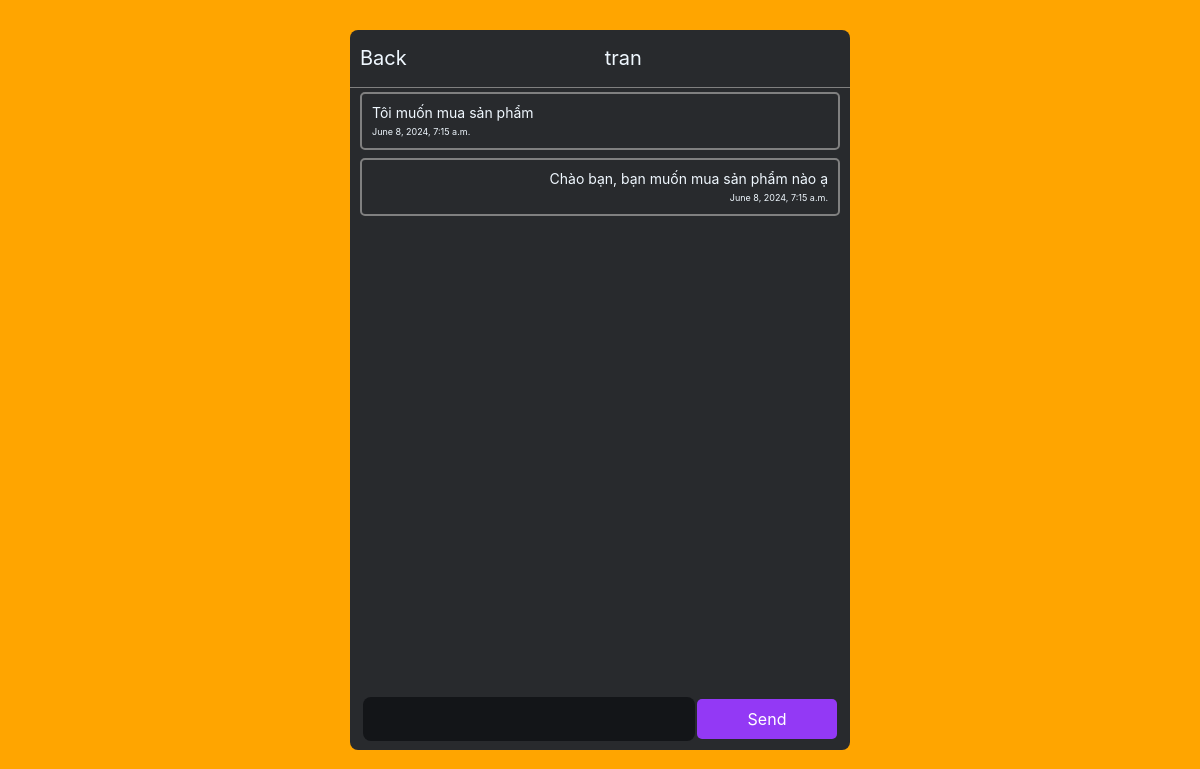
The app's page /chat/3/ (signed in) with its own data.
### app/chat/models.py (models this page shows, shortened)
class MessageModel(models.Model):
    sender = models.ForeignKey(User, related_name='sent_messages', on_delete=models.CASCADE)
    receiver = models.ForeignKey(User, related_name='received_messages', on_delete=models.CASCADE)
    description = models.TextField()
    seen = models.BooleanField(default=False)
    time = models.DateTimeField(auto_now_add=True)

### app/chat/views.py (the view)
# urls.py: path('chat/<int:pk>/', ChatView.chat, name='chat'),
    def chat(request, pk):
        customer = request.user
        owner_shop = get_object_or_404(User, pk=pk)
        messages = MessageModel.objects.filter(
            Q(sender=customer, receiver=owner_shop) |
            Q(sender=owner_shop, receiver=customer)
        ).order_by('time')
        return render(
            request,
            "app/chat.html",
            {
                "messages": messages,
                "owner_shop": owner_shop,
                "customer": customer,
            },
        )

### app/templates/app/chat.html (shortened to what this page needs)
<!DOCTYPE html>
<html lang="en">
  <head>
  </head>
  <body>
    <div class="outer">
      <div class="top">
        <a class="back" href="/">Back</a><br>
        <a class="username" href="../user/">{{ owner_shop.username }}</a>
      </div>
      <div class="messages" id="board">
      {% for message in messages %}
          {% if customer == message.sender %}
            <div class="container right_mess">
              <p>{{ message.description }}</p>
              <span class="time-right">{{ message.time }}</span>
            </div>
          {% else %}
            <div class="container left_mess">
              <p>{{ message.description }}</p>
              <span class="time-left">{{ message.time }}</span>
            </div>
          {% endif %}
        {% endfor %}
      </div>
      <div class="bottom">
        <form method="post" class="form-group" id="chat-box">
          <div class="input-group mb-3">
            <div class="input-group-prepend">
              <input type="text" name="message" id="msg_field" />
              <button type="submit" name="send" class="btn btn-success" id="send_btn">Send</button>
            </div>
          </div>
        </form>
      </div>
    </div>
  </body>
</html>

### app/templates/app/chat.html (style rules this page uses)
* { margin: 0%; padding: 0%; box-sizing: border-box; font-family: 'Inter', sans-serif; }
:root { font-size: 62.5%; }
body { background-color: orange; font-family: sans-serif; color: aliceblue; }
.outer { max-width: 500px; margin: auto; position: relative; top: 30px; height: 90vh; background-color: #282a2d; text-align: center; border-radius: 8px; overflow-y: hidden; }
a { display: inline-block; text-decoration: none; color: aliceblue; cursor: pointer; }
.top { padding: 1rem; font-size: 2rem; border-bottom: 1px solid grey; height: 8%; display: flex; justify-content: space-between; align-items: center; }
.back { float: left; }
.username { text-align: center; flex-grow: 1; }
.messages { height: 84%; display: flex; flex-direction: column; overflow-y: auto; }
.bottom { height: 8%; }
.container { font-size: 1.4rem; border: 2px solid grey; border-radius: 5px; padding: 10px; margin: 0.4rem 1rem; }
.right_mess { text-align: right; }
.left_mess { text-align: left; }
.container span { font-size: 0.9rem; }
form { margin: 0rem 1rem; padding-top: 0.5rem; height: 100%; }
input { width: 69%; padding: 1.2rem 0px; text-align: center; color: #fff; font-size: 1.6rem; background: #131518; border-radius: 8px; outline: none; border: none; }
::placeholder { color: #7a7a7a; opacity: 1; }
#send_btn { padding: 1rem 2rem; color: #fff; background: #9339f5; border: none; border-radius: 5px; outline: none; cursor: pointer; font-size: 1.6rem; width: 29%; }

### records on screen
MessageModel: description "Tôi muốn mua sản phẩm", time "June 8, 2024, 7:15 a.m."
MessageModel: description "Chào bạn, bạn muốn mua sản phẩm nào ạ", time "June 8, 2024, 7:15 a.m."

### other values on screen
{{ owner_shop.username }} "tran"
